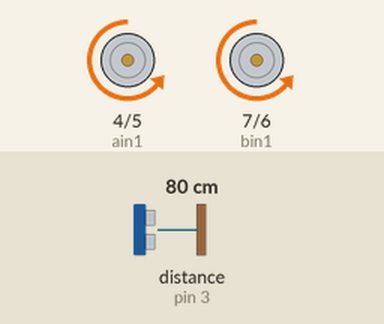
Simulated run of this sketch. Board: Arduino Uno, built with avr-gcc and run on an emulated ATmega328P. Shown: direction and speed pins drawn as motors (green arrow = direction pin HIGH = forward, orange = LOW = backward, longer = more drive). Wiring (inferred from the names in the program): ultrasonic range finder: trigger pin 2; echo pin 3. The test bench sets the inputs (shaded band); at power-on: distance to the obstacle (sensor on pin 3) 80 cm. The echo pulse lasts 58.3 µs per cm.

Above: at 1.2 s.
1.3 s: distance to the obstacle (sensor on pin 3) set to 12 cm
2.8 s: distance to the obstacle (sensor on pin 3) set to 9 cm
At 2.85 s:
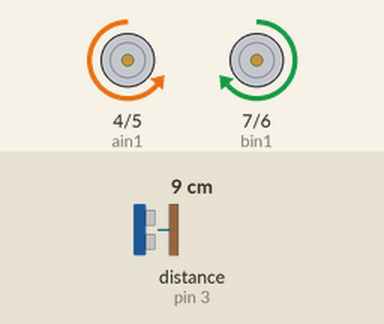
5.8 s: distance to the obstacle (sensor on pin 3) set to 18 cm
At 6.3 s:
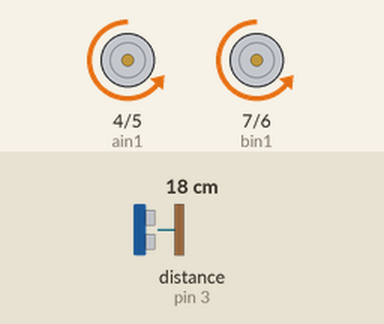
7.3 s: distance to the obstacle (sensor on pin 3) set to 2 cm
At 7.45 s:
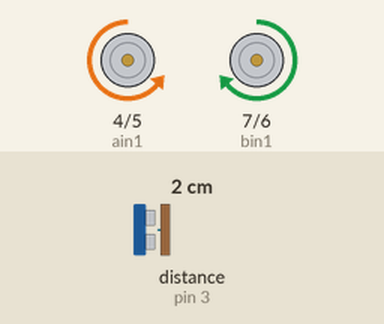
Timing chart, 0 to 10.3 s (numbered marks = the images above; inputs shaded):
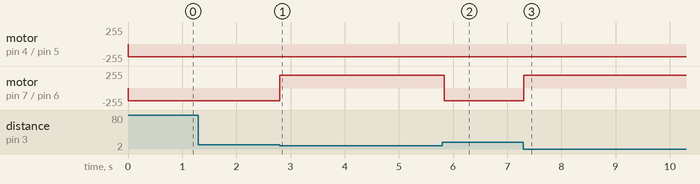

Measured:
- the behaviour switches between 11 and 10 cm on distance to the obstacle (sensor on pin 3) (found by bisection; images 0 and 1)
- after the input at 1.3 s, every drawn part: stays the same
- after the input at 2.8 s, motor on pin 7 (bin1) / pin 6 (pwmb): backward 192/255 → forward 192/255 at once
- after the input at 5.8 s, motor on pin 7 (bin1) / pin 6 (pwmb): forward 192/255 → backward 192/255 at once
- after the input at 7.3 s, motor on pin 7 (bin1) / pin 6 (pwmb): backward 192/255 → forward 192/255 at once

The sketch:

sketch_oct24a.ino
```cpp
#define SPEED_75          192      // PWM값 192(0~255), 75% 값
#define SPEED_0            0         // PWM값0(LOW) (0~255), 0% 값


const int trig = 2;                     // 거리센서Trig 입력핀(아두이노 출력핀)
const int echo = 3;                    // 거리센서Echo 출력핀(아두이노 입력핀)

const int pwma = 5;                  // 모터 APWM 입력핀(아두이노 출력핀)
const int ain1 = 4;                    // 모터 AIN1 입력4핀(아두이노 출력핀)

const int pwmb = 6;                 // 모터 BPWM 입력핀(아두이노 출력핀)
const int bin1 = 7;                  // 모터 BIN1 입력핀(아두이노 출력핀)


void forw()        // 전진 처리,모터 A = 전진, 모터 B = 전진

{

digitalWrite(ain1, LOW);      analogWrite(pwma, SPEED_75);
digitalWrite(bin1, LOW);      analogWrite(pwmb, SPEED_75);

}


void stop()        // 정지 처리,모터 A = 정지, 모터 B = 정지
{

analogWrite(pwma, SPEED_0);
analogWrite(pwmb, SPEED_0);

}


void rotateR()     // 오른쪽 회전 처리, 모터 A = 후진, 모터B = 전진
{

digitalWrite(ain1, LOW);      analogWrite(pwma, SPEED_75);
digitalWrite(bin1, HIGH);     analogWrite(pwmb, SPEED_75);

}

double calDistance()                                       //장애물까지의 거리 계산
{

long echoTimeUs;                                //초음파가 돌아오는데 걸린 시간 저장
double distanceCm;                             //장애물까지의 계산된 거리 저장

 digitalWrite(trig, HIGH);                         //측정용 초음파 발생
delayMicroseconds(10);
digitalWrite(trig, LOW);

echoTimeUs = pulseIn(echo, HIGH);          // 초음파가 돌아올 때까지의 시간 계산

distanceCm = echoTimeUs * 349.5 / 10000 / 2;       // 장애물까지의 거리 계산, 거리 = 속도 x 시간

                                                     //초음파 속도는 349.5m/s(요즘 여름 온도인 30도로 계산시 값임 ^^;. 실제 정확한 속도는 “331.5 + 0.6 x 온도”임;)이고, 10000으로 나눈 것은 단위를 맞추기 위한 것이며(1 sec =1000000 us, 1 m = 100 cm) 움직인 거리는 장애물까지 왔다갔다 왕복거리이므로 실제 장애물까지의 거리는 측정된 거리를 2로 더 나누어 주어야 함.


return(distanceCm);

}

void setup()
{

           pinMode(trig, OUTPUT);              // TRIG 신호, 아두이노는출력, 거리센서는 입력
           pinMode(echo, INPUT);               // ECHO 신호, 아두이노는입력, 거리센서는 출력

           pinMode(pwma, OUTPUT);           //모터 제어핀은 아두이노 입장에서 모두 출력
           pinMode(ain1, OUTPUT);

           pinMode(pwmb, OUTPUT);
           pinMode(bin1, OUTPUT);

          digitalWrite(trig, LOW);               //TRIG 신호의 초기값은 LOW

}

 void loop()
{

           double distance;

while(1)

{

distance = calDistance();

if (distance < 10.0)
{

                      rotateR();
                      delay(100);
                      stop();

}
else
          break;
}

forw();              //전진 명령 처리

}
```
